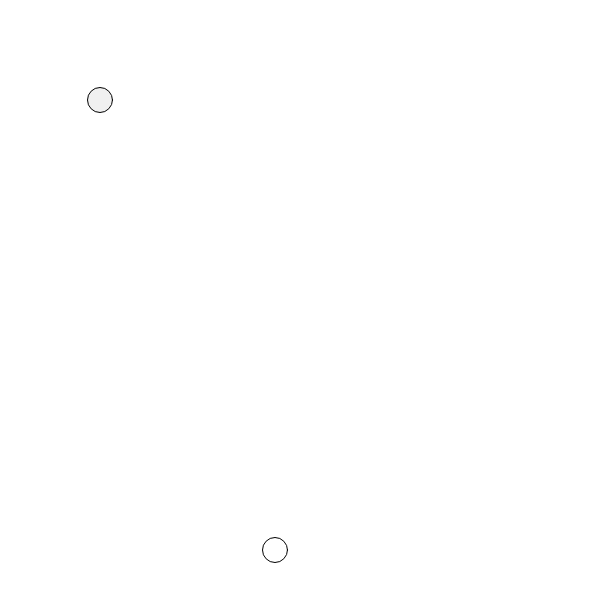
Frame 1 (no input)
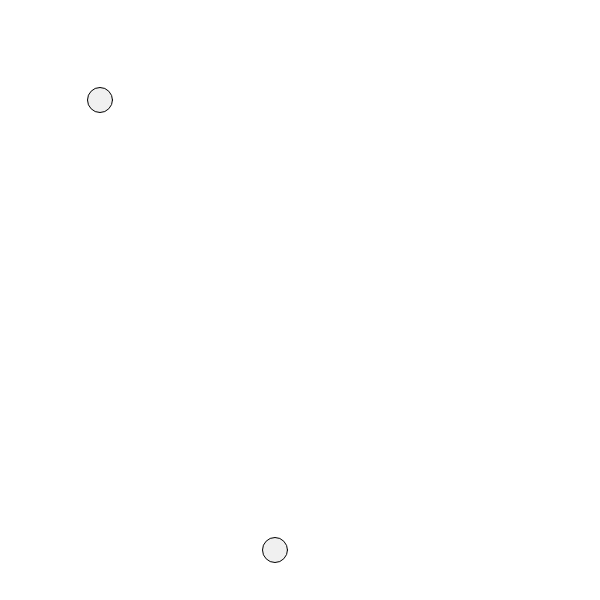
Frame 60 (no input)
Frame 120 (the mouse pressed at the canvas centre since frame 60): identical to frame 60, image omitted

The p5.js sketch that drew these frames (run headless with seeded random() and noise() and a simulated clock; from frame 60 on, the mouse is pressed at the canvas centre):

// p5.js sketch
// ── sketch.js
const rockets = [new Rocket(), new Rocket(100, 100)]

function setup() {
    createCanvas(600, 600);
}

function draw() {
    background(255, 255, 255);
    rockets.forEach(rocket => rocket.display())
}

// ── rocket.js
class Rocket {

    constructor(x = 275, y = 550, height = 30, width = 30,) {
        this.x = x;
        this.y = y;
        this.height = height;
        this.width = width;
    }

    display() {
        ellipse(this.x, this.y, 25, 25);
        fill(240, 240, 240);
    }

    update() {

    }
}
